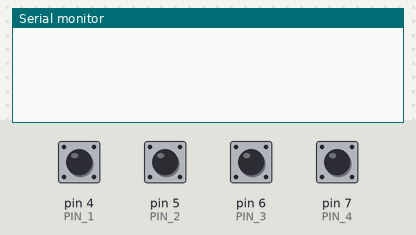
Recording of a sketch running on a simulated Arduino Uno, built with avr-gcc and run on an emulated ATmega328P. Shown: the last lines printed to the serial monitor. Inputs (shaded band) come from the test bench; at power-on: pin 4 (PIN_1), pin 5 (PIN_2), pin 6 (PIN_3), pin 7 (PIN_4) HIGH.

Above: at 1.2 s.
1.3 s: pin 4 (PIN_1) pulled LOW for 0.15 s
At 1.8 s:
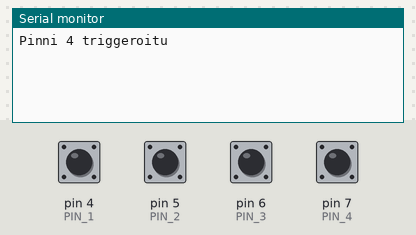
2.9 s: pin 5 (PIN_2) pulled LOW for 0.15 s
At 4.1 s:
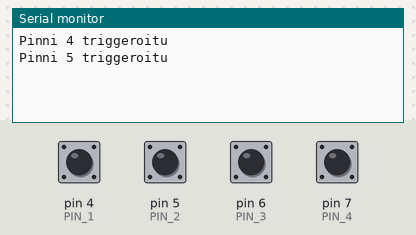
4.5 s: pin 6 (PIN_3) pulled LOW for 0.15 s
At 5.5 s:
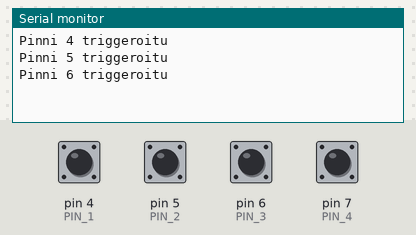
6.1 s: pin 7 (PIN_4) pulled LOW for 0.15 s
At 6.7 s:
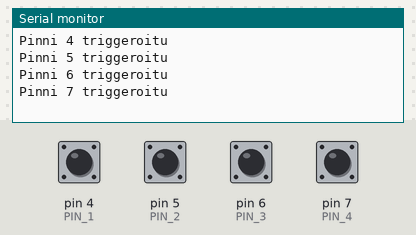
Timing chart, 0 to 8.7 s (numbered marks = the images above; inputs shaded):
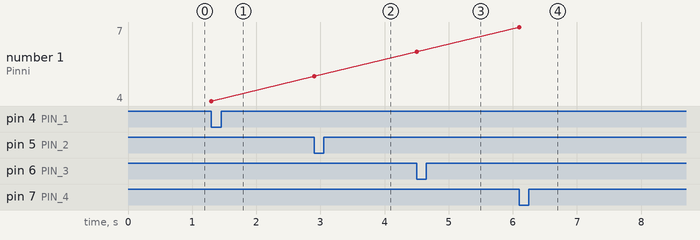

The sketch:

tehtava2_viikkotehtava3.ino
```cpp
// Määritellään pinnit
#define PIN_1 4
#define PIN_2 5
#define PIN_3 6
#define PIN_4 7

// Muuttujat pinien tilan seuraamiseen
int lastState_PIN_1 = HIGH;
int lastState_PIN_2 = HIGH;
int lastState_PIN_3 = HIGH;
int lastState_PIN_4 = HIGH;

void setup() {
  Serial.begin(9600);
  pinMode(PIN_1, INPUT_PULLUP);
  pinMode(PIN_2, INPUT_PULLUP);
  pinMode(PIN_3, INPUT_PULLUP);
  pinMode(PIN_4, INPUT_PULLUP);
}

void loop() {
  // Tarkistetaan PIN_1:n tila
  int currentState_PIN_1 = digitalRead(PIN_1);
  if (currentState_PIN_1 == LOW && lastState_PIN_1 == HIGH) {
    Serial.println("Pinni 4 triggeroitu");
  }
  lastState_PIN_1 = currentState_PIN_1;

  // Tarkistetaan PIN_2:n tila
  int currentState_PIN_2 = digitalRead(PIN_2);
  if (currentState_PIN_2 == LOW && lastState_PIN_2 == HIGH) {
    Serial.println("Pinni 5 triggeroitu");
  }
  lastState_PIN_2 = currentState_PIN_2;

  // Tarkistetaan PIN_3:n tila
  int currentState_PIN_3 = digitalRead(PIN_3);
  if (currentState_PIN_3 == LOW && lastState_PIN_3 == HIGH) {
    Serial.println("Pinni 6 triggeroitu");
  }
  lastState_PIN_3 = currentState_PIN_3;

  // Tarkistetaan PIN_4:n tila
  int currentState_PIN_4 = digitalRead(PIN_4);
  if (currentState_PIN_4 == LOW && lastState_PIN_4 == HIGH) {
    Serial.println("Pinni 7 triggeroitu");
  }
  lastState_PIN_4 = currentState_PIN_4;
}
```

Measured:
- after the input at 1.3 s, the serial monitor: prints a new line at once (image 1)
- after the input at 2.9 s, the serial monitor: prints a new line at once (image 2)
- after the input at 4.5 s, the serial monitor: prints a new line at once (image 3)
- after the input at 6.1 s, the serial monitor: prints a new line at once (image 4)
- plotted number 1: 4 → 5 after the input at 2.9 s, 5 → 6 after the input at 4.5 s, 6 → 7 after the input at 6.1 s
